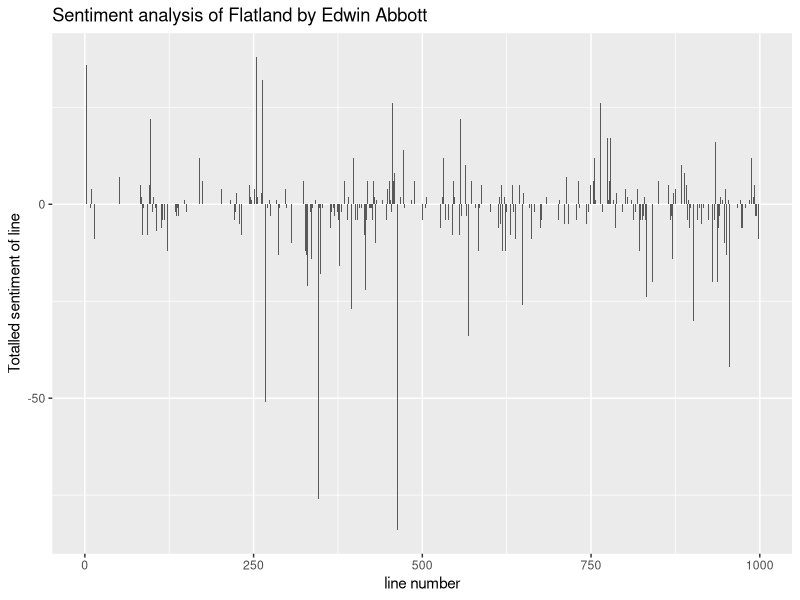

Recreate this plot in R.
library("tidyverse")
library("tidytext")

flatland <- readLines("data/flatland_Edwin-Abbott.txt")

flatland_df <- data_frame(linenumber = 1:length(flatland), text = flatland)

flatland_df %>%
  unnest_tokens(word, text) %>%
  count(word, sort = TRUE)

data("stop_words")

flatland_df_nonstops <- flatland_df %>%
  unnest_tokens(word, text) %>%
  add_count(word, sort = TRUE) %>%
  anti_join(stop_words)

flatland_sentiment <- flatland_df_nonstops %>%
  inner_join(get_sentiments("bing"), by = "word") %>% 
  distinct() %>%
  spread(sentiment, n, fill = 0) %>% 
  mutate(sentiment = positive - negative) %>%
  group_by(linenumber) %>%
  mutate(line.sentiment = sum(sentiment))

flatland_sentiment %>%
  filter(linenumber <= 1000) %>%
  ggplot(aes(linenumber, line.sentiment)) +
  geom_bar(stat = "identity", show.legend = FALSE) +
  xlab("line number") +
  ylab("Totalled sentiment of line") +
  ggtitle("Sentiment analysis of Flatland by Edwin Abbott")
